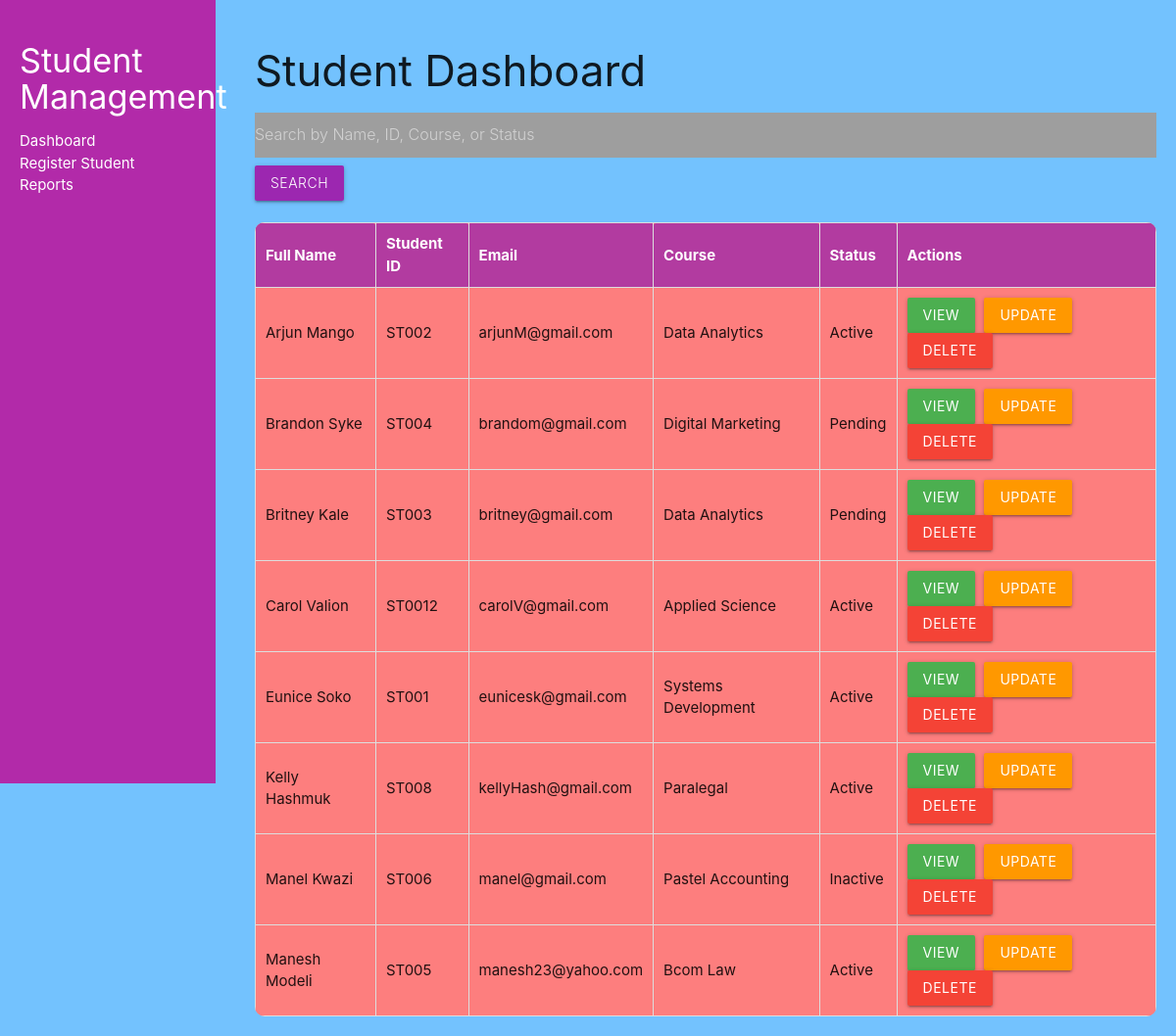
Page /dashboard.php on the committed database.
### tables this page shows
CREATE TABLE IF NOT EXISTS `students` (
  `id` int NOT NULL AUTO_INCREMENT COMMENT 'Unique ID for each record',
  `full_name` varchar(100) NOT NULL COMMENT 'Student''s full name',
  `student_id` varchar(20) NOT NULL COMMENT 'Student ID',
  `email` varchar(50) NOT NULL COMMENT 'Student''s email address',
  `date_of_birth` date NOT NULL COMMENT 'Date of birth',
  `course_of_study` varchar(100) NOT NULL COMMENT 'Course name',
  `enrollment_date` date NOT NULL COMMENT 'Date of enrollment',
  `status` varchar(20) DEFAULT NULL COMMENT 'Academic status',
  PRIMARY KEY (`id`)
);

### dashboard.php (the view, shortened to what this page needs)
<?php
include 'db.php';
$search = isset($_GET['search']) ? trim($_GET['search']) : '';
$sql = "SELECT * FROM students";
$sql .= " ORDER BY full_name ASC";
$stmt = $conn->prepare($sql);
$stmt->execute();
$result = $stmt->get_result();
$students = $result->fetch_all(MYSQLI_ASSOC);
?>
<!DOCTYPE html>
<html>
<head>
    <link rel="stylesheet" href="https://cdnjs.cloudflare.com/ajax/libs/materialize/1.0.0/css/materialize.min.css">
</head>
<body>
    <div class="sidebar">
        <h4>Student Management</h4>
        <ul>
            <li><a href="dashboard.php" style="color:white;">Dashboard</a></li>
             <li><a href="register.php" style="color:white;">Register Student</a></li>
            <li><a href="reports.php" style="color:white;">Reports</a></li>
        </ul>
    </div>
    <div class="content">
        <h3>Student Dashboard</h3>
        <form method="GET">
            <input type="text" name="search" placeholder="Search by Name, ID, Course, or Status" value="<?php echo htmlspecialchars($search); ?>" class="light grey">
            <button type="submit" class="btn light purple">Search</button>
        </form>
        <br>
        <?php if(count($students) > 0): ?>
        <table class="students-table">
            <thead>
                <tr>
                    <th>Full Name</th>
                    <th>Student ID</th>
                    <th>Email</th>
                    <th>Course</th>
                    <th>Status</th>
                    <th>Actions</th>
                </tr>
            </thead>
            <tbody>
                <?php foreach($students as $s): ?>
                <tr>
                    <td><?php echo htmlspecialchars($s['full_name']); ?></td>
                    <td><?php echo htmlspecialchars($s['student_id']); ?></td>
                    <td><?php echo htmlspecialchars($s['email']); ?></td>
                    <td><?php echo htmlspecialchars($s['course_of_study']); ?></td>
                    <td><?php echo htmlspecialchars($s['status']); ?></td>
                    <td>
                        <a href="profile.php?student_id=<?php echo $s['student_id']; ?>" class="btn green btn-action">View</a>
                        <a href="update_student.php?student_id=<?php echo $s['student_id']; ?>" class="btn orange btn-action">Update</a>
                        <a href="delete_student.php?student_id=<?php echo $s['student_id']; ?>" class="btn red btn-action" onclick="return confirm('Are you sure you want to delete this student?')">Delete</a>
                    </td>
                </tr>
                <?php endforeach; ?>
            </tbody>
        </table>
        <?php else: ?>
            <p>No students found.</p>
        <?php endif; ?>
    </div>
</body>
</html>

### dashboard.php (style rules this page uses)
body { background-color: #73c2feff; }
.sidebar { background-color: #b22aa9ff; min-height: 100vh; padding: 20px; color: white; width: 220px; float: left; }
.content { margin-left: 240px; padding: 20px; }
.students-table { width: 100%; border-collapse: collapse; background: #fd7e7eff; border-radius: 10px; overflow: hidden; }
.students-table th, .students-table td { border: 1px solid #ddd; padding: 10px; text-align: left; }
.students-table th { background: #b23ba0ff; color: white; }
.btn-action { margin-right: 5px; }

### rows in the picture
students: full_name "Arjun Mango", student "ST002", email "arjunM@gmail.com", course_of_study "Data Analytics", status "Active"
students: full_name "Brandon Syke", student "ST004", email "brandom@gmail.com", course_of_study "Digital Marketing", status "Pending"
students: full_name "Britney Kale", student "ST003", email "britney@gmail.com", course_of_study "Data Analytics", status "Pending"
students: full_name "Carol Valion", student "ST0012", email "carolV@gmail.com", course_of_study "Applied Science", status "Active"
students: full_name "Eunice Soko", student "ST001", email "eunicesk@gmail.com", course_of_study "Systems Development", status "Active"
students: full_name "Kelly Hashmuk", student "ST008", email "kellyHash@gmail.com", course_of_study "Paralegal", status "Active"
students: full_name "Manel Kwazi", student "ST006", email "manel@gmail.com", course_of_study "Pastel Accounting", status "Inactive"
students: full_name "Manesh Modeli", student "ST005", email "manesh23@yahoo.com", course_of_study "Bcom Law", status "Active"
